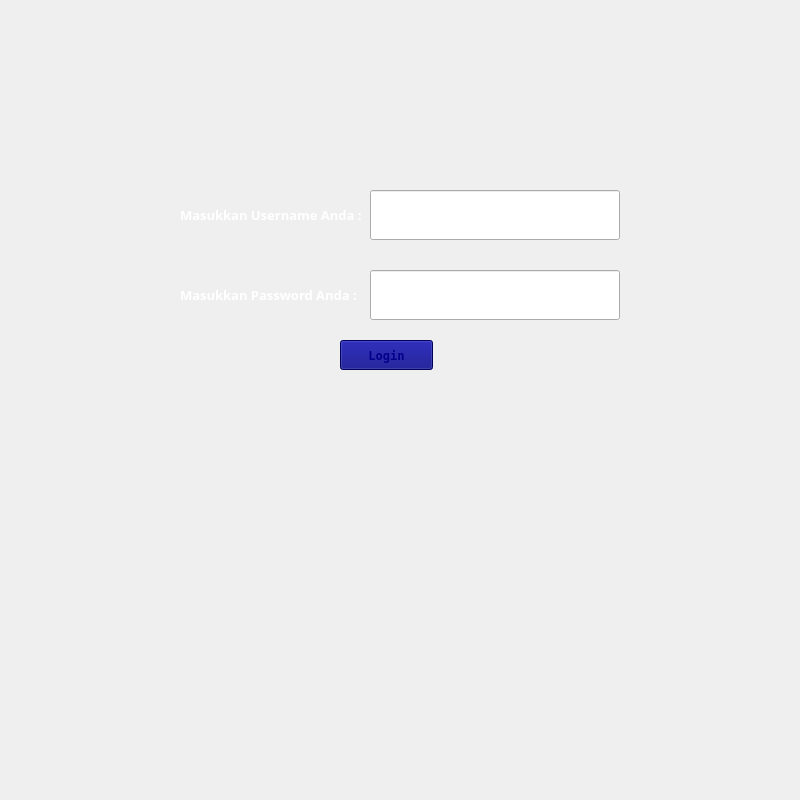
<?xml version="1.0" encoding="UTF-8"?>
<ui version="4.0">
 <class>LoginPage</class>
 <widget class="QWidget" name="LoginPage">
  <property name="geometry">
   <rect>
    <x>0</x>
    <y>0</y>
    <width>800</width>
    <height>800</height>
   </rect>
  </property>
  <property name="sizePolicy">
   <sizepolicy hsizetype="Fixed" vsizetype="Fixed">
    <horstretch>0</horstretch>
    <verstretch>0</verstretch>
   </sizepolicy>
  </property>
  <property name="maximumSize">
   <size>
    <width>800</width>
    <height>800</height>
   </size>
  </property>
  <property name="windowTitle">
   <string>Form</string>
  </property>
  <property name="styleSheet">
   <string notr="true"/>
  </property>
  <widget class="QLabel" name="labelImg1_1">
   <property name="geometry">
    <rect>
     <x>0</x>
     <y>0</y>
     <width>800</width>
     <height>800</height>
    </rect>
   </property>
   <property name="sizePolicy">
    <sizepolicy hsizetype="Fixed" vsizetype="Fixed">
     <horstretch>0</horstretch>
     <verstretch>0</verstretch>
    </sizepolicy>
   </property>
   <property name="styleSheet">
    <string notr="true">image: url(:/images/images/gacorrrr.jpg)</string>
   </property>
   <property name="text">
    <string/>
   </property>
   <property name="margin">
    <number>0</number>
   </property>
  </widget>
  <widget class="QPushButton" name="loginButton">
   <property name="geometry">
    <rect>
     <x>340</x>
     <y>340</y>
     <width>93</width>
     <height>30</height>
    </rect>
   </property>
   <property name="sizePolicy">
    <sizepolicy hsizetype="Fixed" vsizetype="Fixed">
     <horstretch>0</horstretch>
     <verstretch>0</verstretch>
    </sizepolicy>
   </property>
   <property name="font">
    <font>
     <family>Terminal</family>
     <pointsize>9</pointsize>
     <bold>true</bold>
    </font>
   </property>
   <property name="cursor">
    <cursorShape>PointingHandCursor</cursorShape>
   </property>
   <property name="styleSheet">
    <string notr="true">color: rgb(0, 0, 139);
border-color: rgb(0, 0, 127);
background-color: rgb(0, 0, 127);
border-image: url(:/images/images/white.png);
</string>
   </property>
   <property name="text">
    <string>Login</string>
   </property>
   <property name="default">
    <bool>false</bool>
   </property>
   <property name="flat">
    <bool>false</bool>
   </property>
  </widget>
  <widget class="QLabel" name="label">
   <property name="geometry">
    <rect>
     <x>180</x>
     <y>190</y>
     <width>250</width>
     <height>50</height>
    </rect>
   </property>
   <property name="sizePolicy">
    <sizepolicy hsizetype="Preferred" vsizetype="Preferred">
     <horstretch>0</horstretch>
     <verstretch>0</verstretch>
    </sizepolicy>
   </property>
   <property name="maximumSize">
    <size>
     <width>250</width>
     <height>50</height>
    </size>
   </property>
   <property name="font">
    <font>
     <family>Segoe Print</family>
     <pointsize>10</pointsize>
     <bold>true</bold>
    </font>
   </property>
   <property name="autoFillBackground">
    <bool>false</bool>
   </property>
   <property name="styleSheet">
    <string notr="true">color: rgb(255, 255, 255);
border-image: url(:/images/images/darkblue.png);</string>
   </property>
   <property name="text">
    <string>Masukkan Username Anda :</string>
   </property>
   <property name="textFormat">
    <enum>Qt::TextFormat::AutoText</enum>
   </property>
   <property name="scaledContents">
    <bool>false</bool>
   </property>
   <property name="margin">
    <number>5</number>
   </property>
  </widget>
  <widget class="QLineEdit" name="usernameLineEdit">
   <property name="geometry">
    <rect>
     <x>370</x>
     <y>190</y>
     <width>250</width>
     <height>50</height>
    </rect>
   </property>
   <property name="maximumSize">
    <size>
     <width>250</width>
     <height>50</height>
    </size>
   </property>
   <property name="font">
    <font>
     <family>Source Code Pro</family>
     <pointsize>10</pointsize>
     <italic>true</italic>
     <bold>true</bold>
    </font>
   </property>
   <property name="styleSheet">
    <string notr="true">color: rgb(255, 255, 255);
border-image: url(:/images/images/darkblue.png);
</string>
   </property>
   <property name="placeholderText">
    <string>Masukkan Username...</string>
   </property>
  </widget>
  <widget class="QLineEdit" name="passwordLineEdit">
   <property name="geometry">
    <rect>
     <x>370</x>
     <y>270</y>
     <width>250</width>
     <height>50</height>
    </rect>
   </property>
   <property name="sizePolicy">
    <sizepolicy hsizetype="Preferred" vsizetype="Preferred">
     <horstretch>0</horstretch>
     <verstretch>0</verstretch>
    </sizepolicy>
   </property>
   <property name="maximumSize">
    <size>
     <width>250</width>
     <height>50</height>
    </size>
   </property>
   <property name="sizeIncrement">
    <size>
     <width>0</width>
     <height>0</height>
    </size>
   </property>
   <property name="font">
    <font>
     <family>Source Code Pro</family>
     <pointsize>10</pointsize>
     <italic>true</italic>
     <bold>true</bold>
    </font>
   </property>
   <property name="styleSheet">
    <string notr="true">color: rgb(255, 255, 255);
border-image: url(:/images/images/darkblue.png);</string>
   </property>
   <property name="echoMode">
    <enum>QLineEdit::EchoMode::Password</enum>
   </property>
   <property name="placeholderText">
    <string>Masukkan Password...</string>
   </property>
  </widget>
  <widget class="QLabel" name="label_2">
   <property name="geometry">
    <rect>
     <x>180</x>
     <y>270</y>
     <width>250</width>
     <height>50</height>
    </rect>
   </property>
   <property name="maximumSize">
    <size>
     <width>250</width>
     <height>50</height>
    </size>
   </property>
   <property name="font">
    <font>
     <family>Segoe Print</family>
     <pointsize>10</pointsize>
     <bold>true</bold>
    </font>
   </property>
   <property name="styleSheet">
    <string notr="true">color: rgb(255, 255, 255);
border-image: url(:/images/images/darkblue.png);
</string>
   </property>
   <property name="text">
    <string>Masukkan Password Anda :</string>
   </property>
   <property name="margin">
    <number>5</number>
   </property>
  </widget>
  <zorder>labelImg1_1</zorder>
  <zorder>label</zorder>
  <zorder>usernameLineEdit</zorder>
  <zorder>label_2</zorder>
  <zorder>passwordLineEdit</zorder>
  <zorder>loginButton</zorder>
 </widget>
 <resources/>
 <connections/>
</ui>
